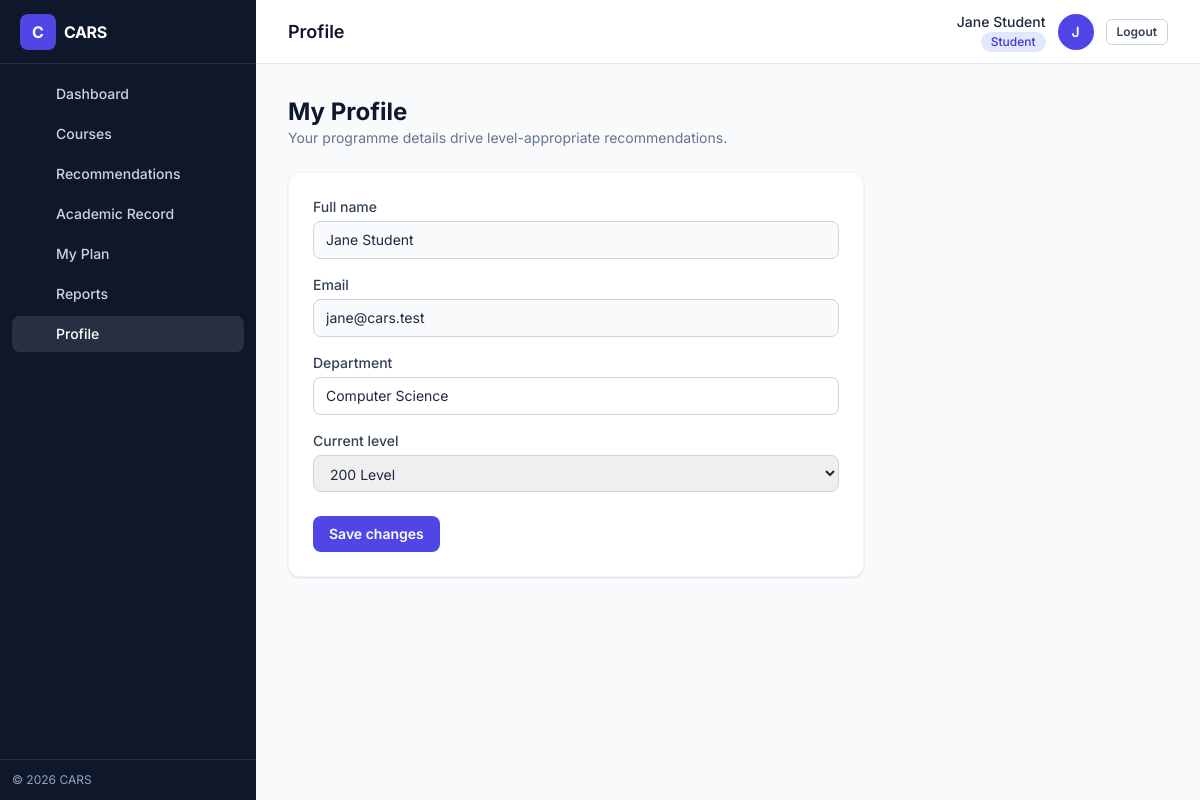
Page /frontend/pages/profile.php (signed in) on the committed database.
### tables this page shows
CREATE TABLE IF NOT EXISTS users (
    id INT AUTO_INCREMENT PRIMARY KEY,
    name VARCHAR(100) NOT NULL,
    email VARCHAR(100) NOT NULL UNIQUE,
    password VARCHAR(255) NOT NULL,
    role ENUM('student', 'advisor', 'admin') NOT NULL,
    department VARCHAR(100) NULL,
    level VARCHAR(20) NULL,
    created_at TIMESTAMP DEFAULT CURRENT_TIMESTAMP
);

### backend/config/database.php (called while the page is built, shortened)
<?php
function get_db_connection() {
    $conn = new mysqli(DB_HOST, DB_USER, DB_PASS, DB_NAME);
    $conn->set_charset('utf8mb4');
    return $conn;
}
?>

### backend/models/UserModel.php (called while the page is built, shortened)
<?php
require_once __DIR__ . '/../config/database.php';
class UserModel {
    private $conn;
    public function __construct() {
        $this->conn = get_db_connection();
    }
    public function findById($id) {
        $stmt = $this->conn->prepare("SELECT * FROM users WHERE id = ? LIMIT 1");
        $stmt->bind_param("i", $id);
        $stmt->execute();
        $result = $stmt->get_result();
        return $result->fetch_assoc();
    }
}

### frontend/pages/profile.php (the view, shortened to what this page needs)
<?php
require_once '../../backend/models/UserModel.php';
$student_id = $_SESSION['user_id'];
$userModel = new UserModel();
$student = $userModel->findById($student_id);
$levels = ['100', '200', '300', '400', '500'];
include '../partials/shell_open.php';
?>
<div class="mb-6">
  <h2 class="text-2xl font-bold text-slate-900">My Profile</h2>
  <p class="text-slate-500 text-sm">Your programme details drive level-appropriate recommendations.</p>
</div>
<div class="card p-6 max-w-xl">
  <form method="POST" class="space-y-4">
    <div>
      <label class="label">Full name</label>
      <input type="text" class="input bg-slate-50" value="<?php echo htmlspecialchars($student['name']); ?>" disabled>
    </div>
    <div>
      <label class="label">Email</label>
      <input type="email" class="input bg-slate-50" value="<?php echo htmlspecialchars($student['email']); ?>" disabled>
    </div>
    <div>
      <label class="label" for="department">Department</label>
      <input id="department" name="department" type="text" class="input" value="<?php echo htmlspecialchars($student['department'] ?? ''); ?>" placeholder="e.g. Computer Science">
    </div>
    <div>
      <label class="label" for="level">Current level</label>
      <select id="level" name="level" class="input">
        <?php foreach ($levels as $lv): ?>
          <option value="<?php echo $lv; ?>" <?php echo ($student['level'] ?? '') === $lv ? 'selected' : ''; ?>><?php echo $lv; ?> Level</option>
        <?php endforeach; ?>
      </select>
    </div>
    <div class="pt-2">
      <button type="submit" class="btn-primary">Save changes</button>
    </div>
  </form>
</div>
<?php include '../partials/shell_close.php'; ?>

### rows in the picture
users: name "Jane Student", email "jane@cars.test", department "Computer Science", level "200 Level"

### other values in the picture
$label "Dashboard"
$label "Courses"
$label "Recommendations"
$label "Academic Record"
$label "My Plan"
$label "Reports"
$label "Profile"
$pageTitle "Profile"
$name "Jane Student"
$role "Student"
$initials "J"
